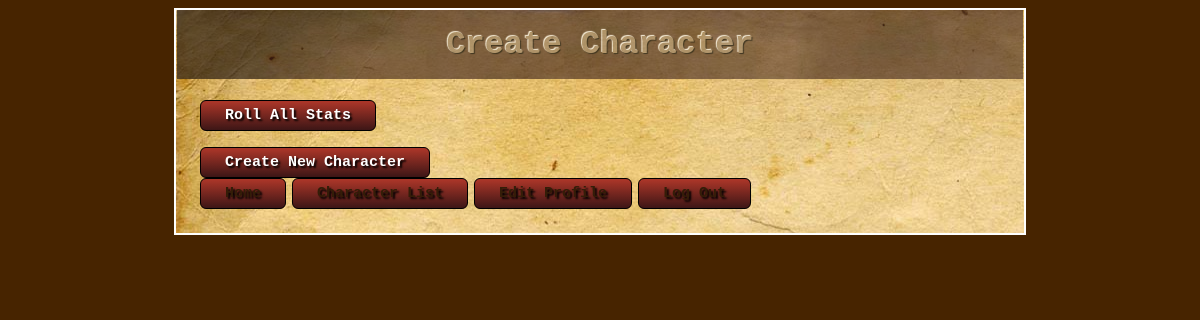
The app's page /Character/GenerateStats.php, older data.
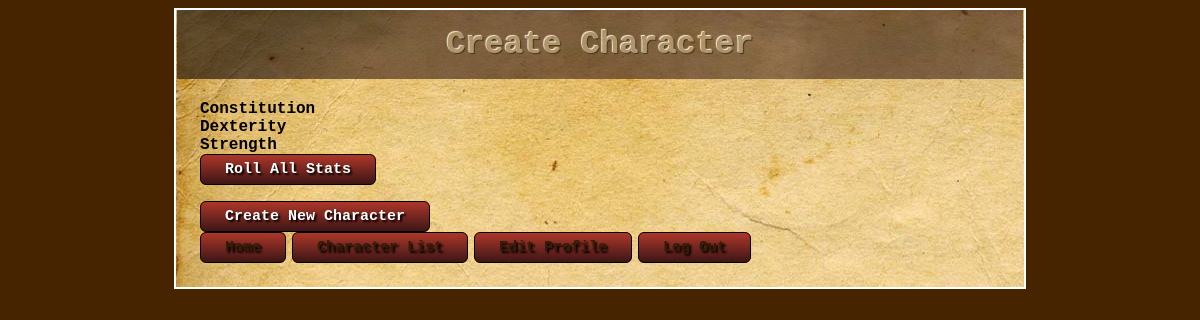
The same page, newer data.
### tables this page shows
CREATE TABLE stats_definitions
(  stat VARCHAR(35) NOT NULL,
   PRIMARY KEY (stat)
);

### Factories/DbConnectionFactory.php (called while the page is built, shortened)
<?php
class DbConnectionFactory
{
	public function CreateDbConnection()
	{
        $dbConnection = new PDO(DB_DSN, DB_USERNAME, DB_PASSWORD);
        $dbConnection->setAttribute(PDO::ATTR_EMULATE_PREPARES, false);
        $dbConnection->setAttribute(PDO::ATTR_ERRMODE, PDO::ERRMODE_EXCEPTION);
        return $dbConnection;
	}
}

### Database/StatRepository.php (called while the page is built, shortened)
<?php
include_once("../Factories/DbConnectionFactory.php");
include_once("../Models/StatDefinition.php");
include_once("../Models/StatDefinition.php");
class StatRepository
{
    private $_dbConnection;
    public function __construct()
    {
        $dbFactory = new DbConnectionFactory();
        $this->_dbConnection = $dbFactory->CreateDbConnection();
    }
    public function GetAllStats()
    {
        $preparedStatement = $this->_dbConnection->prepare('SELECT * FROM stats_definitions');
        $preparedStatement->execute();
        return $preparedStatement->fetchAll(PDO::FETCH_CLASS, 'StatDefinition');
    }
}

### Models/StatDefinition.php (called while the page is built)
<?php
class StatDefinition
{
	private $stat;
	public function GetStat() { return $this->stat; }
}

### Templates/StatTemplateGenerator.php (the view, shortened to what this page needs)
<?php
include_once("../Database/StatRepository.php");
class StatTemplateGenerator
{
	private $_statRepository;
	public function __construct()
	{
		$this->_statRepository = new StatRepository();
	}
	public function ListStats()
	{
		$stats = $this->_statRepository->GetAllStats();
		foreach ($stats as $stat)
		{
			echo $this->ListStatType($stat->GetStat());
		}
	}
public function ListStatType($statName)
{
   echo  <<<EOF
   	<div>
		<span> $statName </span>
	</div>
EOF;
}
}

Row changes from the older to the newer data that the page shows:
added stats_definitions: stat "Constitution"
added stats_definitions: stat "Dexterity"
added stats_definitions: stat "Strength"
